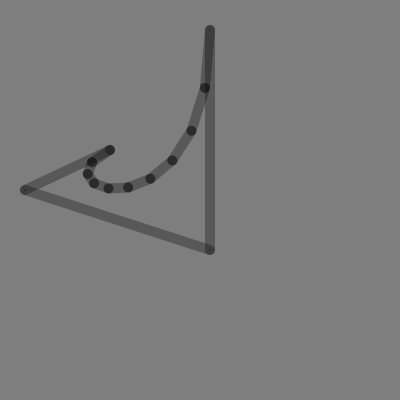
Frame 1 (no input)
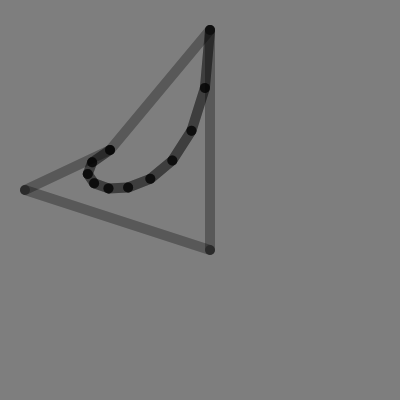
Frame 2 (the mouse pressed at the canvas centre, redrawn once)

The p5.js sketch that drew these frames (run headless with seeded random() and noise() and a simulated clock; the mouse was pressed at the canvas centre and the sketch redrawn once):

// p5.js sketch
// ── sketch.js
//line(xB,yB,v4.x,v4.y);
let insideBtn;
let arrayPontosClicados = [];
let arrayPontos = [];
let arrayPontosX = [];
let arrayPontosY = [];
let arrayPontosCurva = [];
let weightx = [];
let weighty = [];
let v1;
let v2;
let t;
let cont = 0;

function setup() {
  createCanvas(400, 400);
  button = createButton("bezier");
  button.position(10,420);
  button.mouseClicked(Bezier);
}

function draw() {
  background(126);
  //translate(100,100);
  let a = point(110,150);
  let b = point(25, 190);
  let c = point(210,250);
  let d = point(210,30);
  strokeWeight(10);
  stroke('rgba(0%,0%,0%,0.3)');
  v1 = createVector(110,150);
  v2 = createVector(25,190);
  v3 = createVector(210,250);
  v4 = createVector(210,30);
  line(v1.x,v1.y,v2.x,v2.y);
  line(v2.x,v2.y,v3.x,v3.y);
  line(v3.x,v3.y,v4.x,v4.y);
  weightx = [110,25,210,210];
  weighty = [150,190,250,30];
  
  // os pontos da curva
  for(let z = 0; z <= 1; z = z + 0.1){
    let pX = Bezier3(z,weightx);
    let pY = Bezier3(z,weighty);
    append(arrayPontos, pX);
    append(arrayPontos, pY);
    
  }
  
  // ligando os pontos para a curva aparecer
  for(let i=0; i<=arrayPontos.length-4; i = i + 2){
    point(arrayPontos[i],arrayPontos[i+1]);
    line(arrayPontos[i],arrayPontos[i+1],arrayPontos[i+2],arrayPontos[i+3])
  }

  for(let i = 0; i<arrayPontosClicados.length; i = i + 2){
    let pX = arrayPontosClicados[i];
    append(arrayPontosX, pX);
  }

  for(let i = 1; i<arrayPontosClicados.length; i = i + 2){
    let pY = arrayPontosClicados[i];
    append(arrayPontosY, pY);
  }


  noLoop();
  
}

function mousePressed(){
  if(dentroBtn){
    console.log(insideBtn);
  }
  point(mouseX,mouseY);
  append(arrayPontosClicados, mouseX);
  append(arrayPontosClicados, mouseY);
  if(arrayPontosClicados.length >= 4){
      line(arrayPontosClicados[cont],arrayPontosClicados[cont+1],arrayPontosClicados[cont+2],arrayPontosClicados[cont+3]); 
      cont = cont + 2;
  }
}

function pontosCurva(){
    let z = 0.5;
    let pX = Bezier3(z,arrayPontosX);
    let pY = Bezier3(z,arrayPontosY);
    point(pX,pY);
    append(arrayPontosCurva, pX);
    append(arrayPontosCurva, pY);
  
}

function ligandoPontosCurva(){
  for(let i=0; i<=arrayPontosCurva.length-4; i = i + 2){
    point(arrayPontosCurva[i],arrayPontosCurva[i+1]);
    line(arrayPontosCurva[i],arrayPontosCurva[i+1],arrayPontosCurva[i+2],arrayPontosCurva[i+3])
  }
}

// bezier cubica
function Bezier3(t,w){
  t2 = t * t
  t3 = t2 * t
  mt = 1-t
  mt2 = mt * mt
  mt3 = mt2 * mt
  return w[0]*mt3 + 3*w[1]*mt2*t + 3*w[2]*mt*t2 + w[3]*t3
}

function Bezier(){
  //checar se o click fooi dentro do btn
  pontosCurva();

}

function dentroBtn(){
  if(mouseX > 400 && mouseY > 400 ){
    insideBtn =  false;
  }
  insideBtn = true;
   
}

// ── style.css
.btnBezier{
    position: absolute;
    top: 420px;
    left: 10px;
    width: 50px;
    height: 50px;
}
